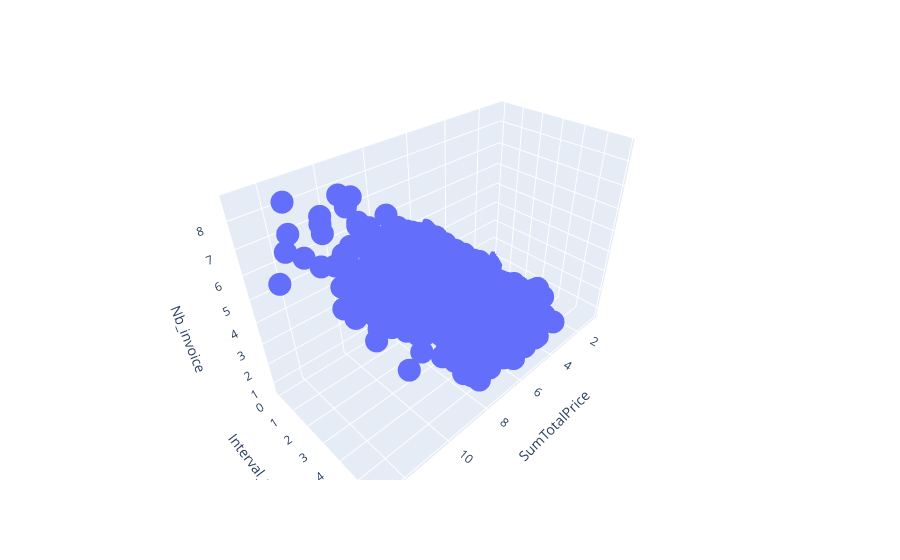

Notebook cell for this chart:
### Code cell
fig = px.scatter_3d(df_agg_log, x='SumTotalPrice', y='Interval_purchase', z='Nb_invoice')
fig.show()

### Figure 1 — Plotly figure (JSON) as saved in the notebook; plotly's stock layout.template omitted (floating-point values rounded to 4 significant figures; data arrays with more than 128 entries replaced by an {"elided": "..."} marker saying what was removed)
{"data": [{"hovertemplate": "SumTotalPrice=%{x}<br>Interval_purchase=%{y}<br>Nb_invoice=%{z}<extra></extra>", "legendgroup": "", "marker": {"color": "#636efa", "symbol": "circle"}, "mode": "markers", "name": "", "scene": "scene", "showlegend": false, "type": "scatter3d", "x": {"elided": "4285 float values"}, "y": {"elided": "4285 float values"}, "z": {"elided": "4285 float values"}}], "layout": {"legend": {"tracegroupgap": 0}, "margin": {"t": 60}, "scene": {"domain": {"x": [0, 1], "y": [0, 1]}, "xaxis": {"title": {"text": "SumTotalPrice"}}, "yaxis": {"title": {"text": "Interval_purchase"}}, "zaxis": {"title": {"text": "Nb_invoice"}}}}}
